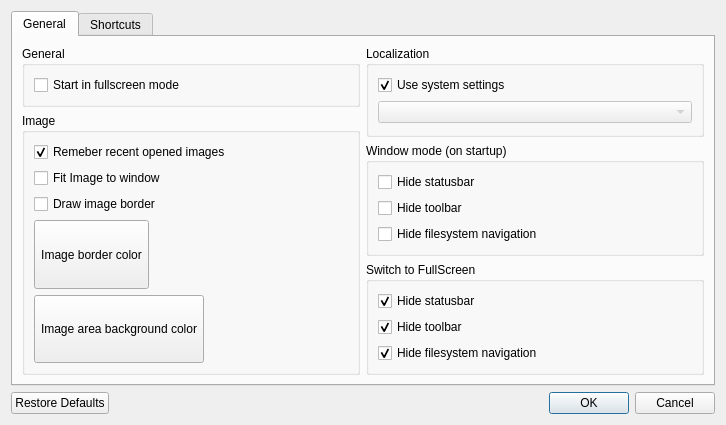
<?xml version="1.0" encoding="UTF-8"?>
<ui version="4.0">
 <author>Michal Duda</author>
 <class>SettingsDialog</class>
 <widget class="QDialog" name="SettingsDialog">
  <property name="geometry">
   <rect>
    <x>0</x>
    <y>0</y>
    <width>726</width>
    <height>423</height>
   </rect>
  </property>
  <property name="windowTitle">
   <string extracomment="Title: Dialog">Preferences</string>
  </property>
  <property name="windowIcon">
   <iconset resource="../../resource/vookiimageviewer.qrc">
    <normaloff>:/images/appicon</normaloff>:/images/appicon</iconset>
  </property>
  <layout class="QVBoxLayout" name="verticalLayout">
   <item>
    <widget class="QTabWidget" name="tabWidget">
     <property name="currentIndex">
      <number>0</number>
     </property>
     <widget class="QWidget" name="tabGeneral">
      <attribute name="title">
       <string>General</string>
      </attribute>
      <layout class="QVBoxLayout" name="verticalLayout_8">
       <item>
        <layout class="QHBoxLayout" name="horizontalLayout_3">
         <item>
          <layout class="QVBoxLayout" name="verticalLayout_6">
           <item>
            <widget class="QGroupBox" name="groupBox_4">
             <property name="title">
              <string>General</string>
             </property>
             <layout class="QVBoxLayout" name="verticalLayout_5">
              <item>
               <widget class="QCheckBox" name="checkBoxGeneralStartInFullscreen">
                <property name="whatsThis">
                 <string notr="true">viv/general/fullscreen</string>
                </property>
                <property name="text">
                 <string>Start in fullscreen mode</string>
                </property>
               </widget>
              </item>
             </layout>
            </widget>
           </item>
           <item>
            <widget class="QGroupBox" name="groupBox_3">
             <property name="title">
              <string>Image</string>
             </property>
             <layout class="QVBoxLayout" name="verticalLayout_4">
              <item>
               <widget class="QCheckBox" name="checkBoxRemeberRecentImages">
                <property name="whatsThis">
                 <string notr="true">viv/image/remember/recent</string>
                </property>
                <property name="text">
                 <string>Remeber recent opened images</string>
                </property>
                <property name="checked">
                 <bool>true</bool>
                </property>
               </widget>
              </item>
              <item>
               <widget class="QCheckBox" name="checkBoxImageFitToWindow">
                <property name="whatsThis">
                 <string notr="true">viv/image/fitimagetowindow</string>
                </property>
                <property name="text">
                 <string>Fit Image to window</string>
                </property>
               </widget>
              </item>
              <item>
               <widget class="QCheckBox" name="checkBoxImageDrawBorder">
                <property name="whatsThis">
                 <string notr="true">viv/image/border/draw</string>
                </property>
                <property name="text">
                 <string>Draw image border</string>
                </property>
               </widget>
              </item>
              <item>
               <widget class="QToolButton" name="toolButtonBorderColor">
                <property name="sizePolicy">
                 <sizepolicy hsizetype="Fixed" vsizetype="MinimumExpanding">
                  <horstretch>0</horstretch>
                  <verstretch>0</verstretch>
                 </sizepolicy>
                </property>
                <property name="minimumSize">
                 <size>
                  <width>0</width>
                  <height>16</height>
                 </size>
                </property>
                <property name="text">
                 <string>Image border color</string>
                </property>
               </widget>
              </item>
              <item>
               <widget class="QToolButton" name="toolButtonBackgroundColor">
                <property name="sizePolicy">
                 <sizepolicy hsizetype="Fixed" vsizetype="MinimumExpanding">
                  <horstretch>0</horstretch>
                  <verstretch>0</verstretch>
                 </sizepolicy>
                </property>
                <property name="minimumSize">
                 <size>
                  <width>0</width>
                  <height>16</height>
                 </size>
                </property>
                <property name="text">
                 <string>Image area background color</string>
                </property>
               </widget>
              </item>
             </layout>
            </widget>
           </item>
          </layout>
         </item>
         <item>
          <layout class="QVBoxLayout" name="verticalLayout_7">
           <item>
            <widget class="QGroupBox" name="groupBox_5">
             <property name="title">
              <string>Localization</string>
             </property>
             <layout class="QVBoxLayout" name="verticalLayout_10">
              <item>
               <widget class="QCheckBox" name="checkBoxUseSystemLanguage">
                <property name="whatsThis">
                 <string notr="true">viv/language/system</string>
                </property>
                <property name="text">
                 <string>Use system settings</string>
                </property>
                <property name="checked">
                 <bool>true</bool>
                </property>
               </widget>
              </item>
              <item>
               <widget class="QComboBox" name="comboBoxLanguage">
                <property name="enabled">
                 <bool>false</bool>
                </property>
                <property name="whatsThis">
                 <string notr="true"/>
                </property>
               </widget>
              </item>
             </layout>
            </widget>
           </item>
           <item>
            <widget class="QGroupBox" name="groupBox_2">
             <property name="title">
              <string>Window mode (on startup)</string>
             </property>
             <layout class="QVBoxLayout" name="verticalLayout_3">
              <item>
               <widget class="QCheckBox" name="checkBoxWindowHideStatusbar">
                <property name="whatsThis">
                 <string notr="true">viv/window/hide/statusbar</string>
                </property>
                <property name="text">
                 <string>Hide statusbar</string>
                </property>
                <property name="checked">
                 <bool>false</bool>
                </property>
               </widget>
              </item>
              <item>
               <widget class="QCheckBox" name="checkBoxWindowHideToolbar">
                <property name="whatsThis">
                 <string notr="true">viv/window/hide/toolbar</string>
                </property>
                <property name="text">
                 <string>Hide toolbar</string>
                </property>
               </widget>
              </item>
              <item>
               <widget class="QCheckBox" name="checkBoxWindowHideNavigation">
                <property name="whatsThis">
                 <string notr="true">viv/window/hide/navigation</string>
                </property>
                <property name="text">
                 <string>Hide filesystem navigation</string>
                </property>
               </widget>
              </item>
             </layout>
            </widget>
           </item>
           <item>
            <widget class="QGroupBox" name="groupBox">
             <property name="title">
              <string>Switch to FullScreen</string>
             </property>
             <layout class="QVBoxLayout" name="verticalLayout_2">
              <item>
               <widget class="QCheckBox" name="checkBoxFullscreenHideStatusbar">
                <property name="whatsThis">
                 <string notr="true">viv/fullscreen/hide/statusbar</string>
                </property>
                <property name="text">
                 <string>Hide statusbar</string>
                </property>
                <property name="checked">
                 <bool>true</bool>
                </property>
               </widget>
              </item>
              <item>
               <widget class="QCheckBox" name="checkBoxFullscreenHideToolbar">
                <property name="whatsThis">
                 <string notr="true">viv/fullscreen/hide/toolbar</string>
                </property>
                <property name="text">
                 <string>Hide toolbar</string>
                </property>
                <property name="checked">
                 <bool>true</bool>
                </property>
               </widget>
              </item>
              <item>
               <widget class="QCheckBox" name="checkBoxFullscreenHideNavigation">
                <property name="whatsThis">
                 <string notr="true">viv/fullscreen/hide/navigation</string>
                </property>
                <property name="text">
                 <string>Hide filesystem navigation</string>
                </property>
                <property name="checked">
                 <bool>true</bool>
                </property>
               </widget>
              </item>
             </layout>
            </widget>
           </item>
          </layout>
         </item>
        </layout>
       </item>
      </layout>
     </widget>
     <widget class="QWidget" name="tabShortcuts">
      <attribute name="title">
       <string>Shortcuts</string>
      </attribute>
      <layout class="QVBoxLayout" name="verticalLayout_9">
       <item>
        <widget class="SettingsShortcutsTableWidget" name="tableShortcutsWidget">
         <property name="alternatingRowColors">
          <bool>true</bool>
         </property>
         <column>
          <property name="text">
           <string>Shortcut</string>
          </property>
         </column>
        </widget>
       </item>
      </layout>
     </widget>
    </widget>
   </item>
   <item>
    <widget class="QDialogButtonBox" name="buttonBox">
     <property name="orientation">
      <enum>Qt::Horizontal</enum>
     </property>
     <property name="standardButtons">
      <set>QDialogButtonBox::Cancel|QDialogButtonBox::Ok|QDialogButtonBox::RestoreDefaults</set>
     </property>
    </widget>
   </item>
  </layout>
 </widget>
 <customwidgets>
  <customwidget>
   <class>SettingsShortcutsTableWidget</class>
   <extends>QTableWidget</extends>
   <header>../../src/ui/SettingsShortcutsTableWidget.h</header>
  </customwidget>
 </customwidgets>
 <resources>
  <include location="../../resource/vookiimageviewer.qrc"/>
 </resources>
 <connections>
  <connection>
   <sender>buttonBox</sender>
   <signal>accepted()</signal>
   <receiver>SettingsDialog</receiver>
   <slot>onAccept()</slot>
   <hints>
    <hint type="sourcelabel">
     <x>260</x>
     <y>418</y>
    </hint>
    <hint type="destinationlabel">
     <x>157</x>
     <y>274</y>
    </hint>
   </hints>
  </connection>
  <connection>
   <sender>buttonBox</sender>
   <signal>rejected()</signal>
   <receiver>SettingsDialog</receiver>
   <slot>onRejected()</slot>
   <hints>
    <hint type="sourcelabel">
     <x>328</x>
     <y>418</y>
    </hint>
    <hint type="destinationlabel">
     <x>286</x>
     <y>274</y>
    </hint>
   </hints>
  </connection>
  <connection>
   <sender>buttonBox</sender>
   <signal>clicked(QAbstractButton*)</signal>
   <receiver>SettingsDialog</receiver>
   <slot>onButtonBoxButtonClicked(QAbstractButton*)</slot>
   <hints>
    <hint type="sourcelabel">
     <x>300</x>
     <y>418</y>
    </hint>
    <hint type="destinationlabel">
     <x>288</x>
     <y>173</y>
    </hint>
   </hints>
  </connection>
  <connection>
   <sender>toolButtonBackgroundColor</sender>
   <signal>clicked()</signal>
   <receiver>SettingsDialog</receiver>
   <slot>onToolButtonBackgroundColorClicked()</slot>
   <hints>
    <hint type="sourcelabel">
     <x>162</x>
     <y>336</y>
    </hint>
    <hint type="destinationlabel">
     <x>316</x>
     <y>201</y>
    </hint>
   </hints>
  </connection>
  <connection>
   <sender>toolButtonBorderColor</sender>
   <signal>clicked()</signal>
   <receiver>SettingsDialog</receiver>
   <slot>onToolButtonBorderColorClicked()</slot>
   <hints>
    <hint type="sourcelabel">
     <x>105</x>
     <y>224</y>
    </hint>
    <hint type="destinationlabel">
     <x>316</x>
     <y>201</y>
    </hint>
   </hints>
  </connection>
  <connection>
   <sender>checkBoxImageDrawBorder</sender>
   <signal>toggled(bool)</signal>
   <receiver>toolButtonBorderColor</receiver>
   <slot>setEnabled(bool)</slot>
   <hints>
    <hint type="sourcelabel">
     <x>177</x>
     <y>188</y>
    </hint>
    <hint type="destinationlabel">
     <x>105</x>
     <y>224</y>
    </hint>
   </hints>
  </connection>
  <connection>
   <sender>checkBoxUseSystemLanguage</sender>
   <signal>toggled(bool)</signal>
   <receiver>comboBoxLanguage</receiver>
   <slot>setDisabled(bool)</slot>
   <hints>
    <hint type="sourcelabel">
     <x>532</x>
     <y>84</y>
    </hint>
    <hint type="destinationlabel">
     <x>528</x>
     <y>114</y>
    </hint>
   </hints>
  </connection>
  <connection>
   <sender>comboBoxLanguage</sender>
   <signal>currentIndexChanged(int)</signal>
   <receiver>SettingsDialog</receiver>
   <slot>onLanguageChanged(int)</slot>
   <hints>
    <hint type="sourcelabel">
     <x>528</x>
     <y>114</y>
    </hint>
    <hint type="destinationlabel">
     <x>362</x>
     <y>211</y>
    </hint>
   </hints>
  </connection>
 </connections>
 <slots>
  <slot>onAccept()</slot>
  <slot>onButtonBoxButtonClicked(QAbstractButton*)</slot>
  <slot>onToolButtonBorderColorClicked()</slot>
  <slot>onToolButtonBackgroundColorClicked()</slot>
  <slot>onRejected()</slot>
  <slot>onLanguageChanged(int)</slot>
 </slots>
</ui>
